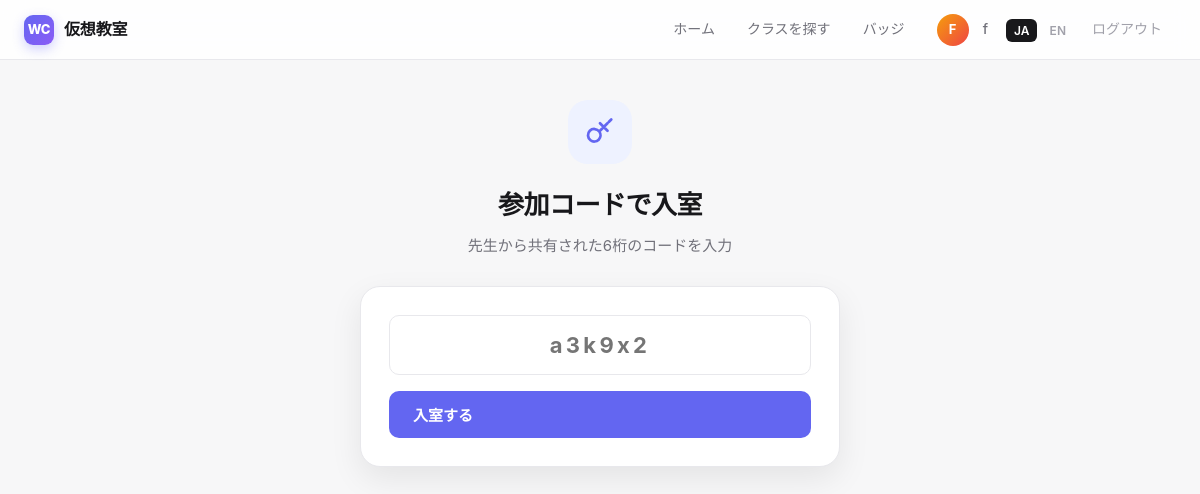
The page /join_class (signed in) on the database as committed earlier.
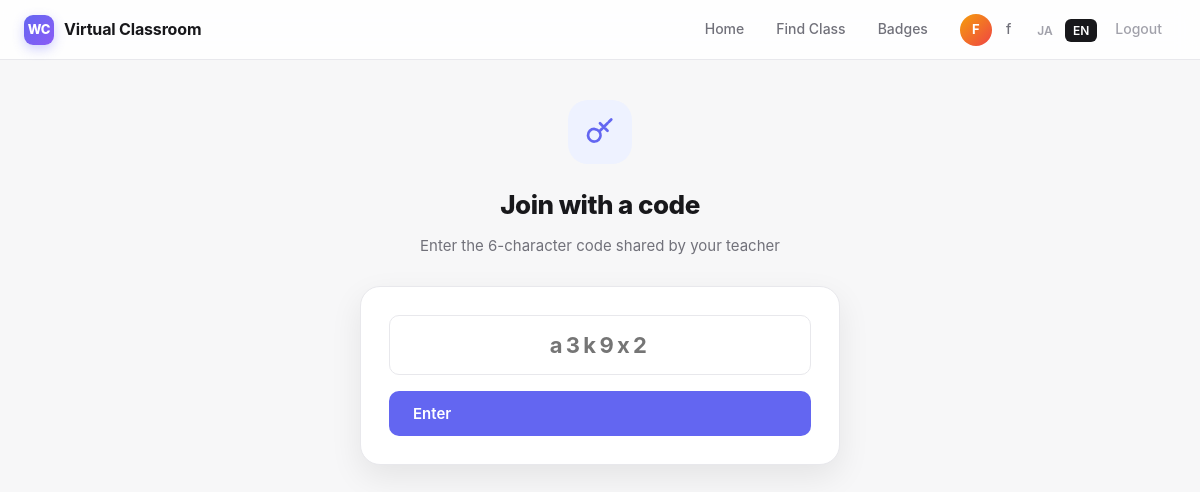
The same page on the database as committed later.
### main.py (the view)
@app.get("/join_class", response_class=HTMLResponse)
def join_class_page(request: Request):
    user = current_user(request)
    if not user:
        return RedirectResponse("/login")
    return templates.TemplateResponse(
        request, "join_class.html", ctx(request, user, error=None)
    )

### templates/join_class.html (shortened to what this page needs)
{% extends "base.html" %}
{% block content %}
<div class="center-wrap">
  <div class="ic">
    <svg viewBox="0 0 24 24" fill="none" stroke="currentColor" stroke-width="2.2" stroke-linecap="round" stroke-linejoin="round">
      <path d="M21 2l-2 2m-7.6 7.6a5 5 0 1 0-7 7 5 5 0 0 0 7-7zm0 0L15 8m0 0 3 3m-3-3 3-3m-3 3-3-3"></path>
    </svg>
  </div>
  <h1>{{ T.join_hero_title }}</h1>
  <p>{{ T.join_hero_desc }}</p>
  <form method="post" action="/join_class" class="code-form">
    <input type="text" name="join_code" placeholder="{{ T.join_input_ph }}" required autofocus maxlength="6">
    <button class="btn lg" type="submit">{{ T.join_button }}</button>
  </form>
</div>
{% endblock %}

### templates/base.html (shortened to what this page needs)
<!DOCTYPE html>
<html lang="{{ lang }}">
<head>
</head>
<body>
<header class="hdr">
  <a href="/dashboard" class="brand">
    <div class="logo">WC</div>
    <span>{{ T.app_title }}</span>
  </a>
  <nav>
        {% if user %}
      <a href="/dashboard">{{ T.home }}</a>
      <a href="/classes">{{ T.join_class }}</a>
      <a href="/badges">{{ T.badges }}</a>
      <a href="/u/{{ user.id }}" style="display:flex;align-items:center;gap:6px;">
        <span class="avatar">{{ user.name[0]|upper }}</span>
        <span>{{ user.name }}</span>
      </a>
      <span class="lang">
        <a href="/lang/ja" class="{% if lang == 'ja' %}active{% endif %}">JA</a>
        <a href="/lang/en" class="{% if lang == 'en' %}active{% endif %}">EN</a>
      </span>
      <a href="/logout" style="color:var(--text-soft);">{{ T.logout }}</a>
    {% else %}
      <span class="lang">
        <a href="/lang/ja" class="{% if lang == 'ja' %}active{% endif %}">JA</a>
        <a href="/lang/en" class="{% if lang == 'en' %}active{% endif %}">EN</a>
      </span>
    {% endif %}
  </nav>
</header>
<main class="{% block main_class %}{% endblock %}">
{% block content %}{% endblock %}
</main>
</body>
</html>

Rows that differ between the two databases and show on the page:
changed users: lang "ja" → "en" (drawn)
Other text that changed with them:
{{ T.app_title }}: "仮想教室" → "Virtual Classroom"
{{ T.home }}: "ホーム" → "Home"
{{ T.join_class }}: "クラスを探す" → "Find Class"
{{ T.badges }}: "バッジ" → "Badges"
{{ T.logout }}: "ログアウト" → "Logout"
{{ T.join_hero_title }}: "参加コードで入室" → "Join with a code"
{{ T.join_hero_desc }}: "先生から共有された6桁のコードを入力" → "Enter the 6-character code shared by your teacher"
{{ T.join_button }}: "入室する" → "Enter"
